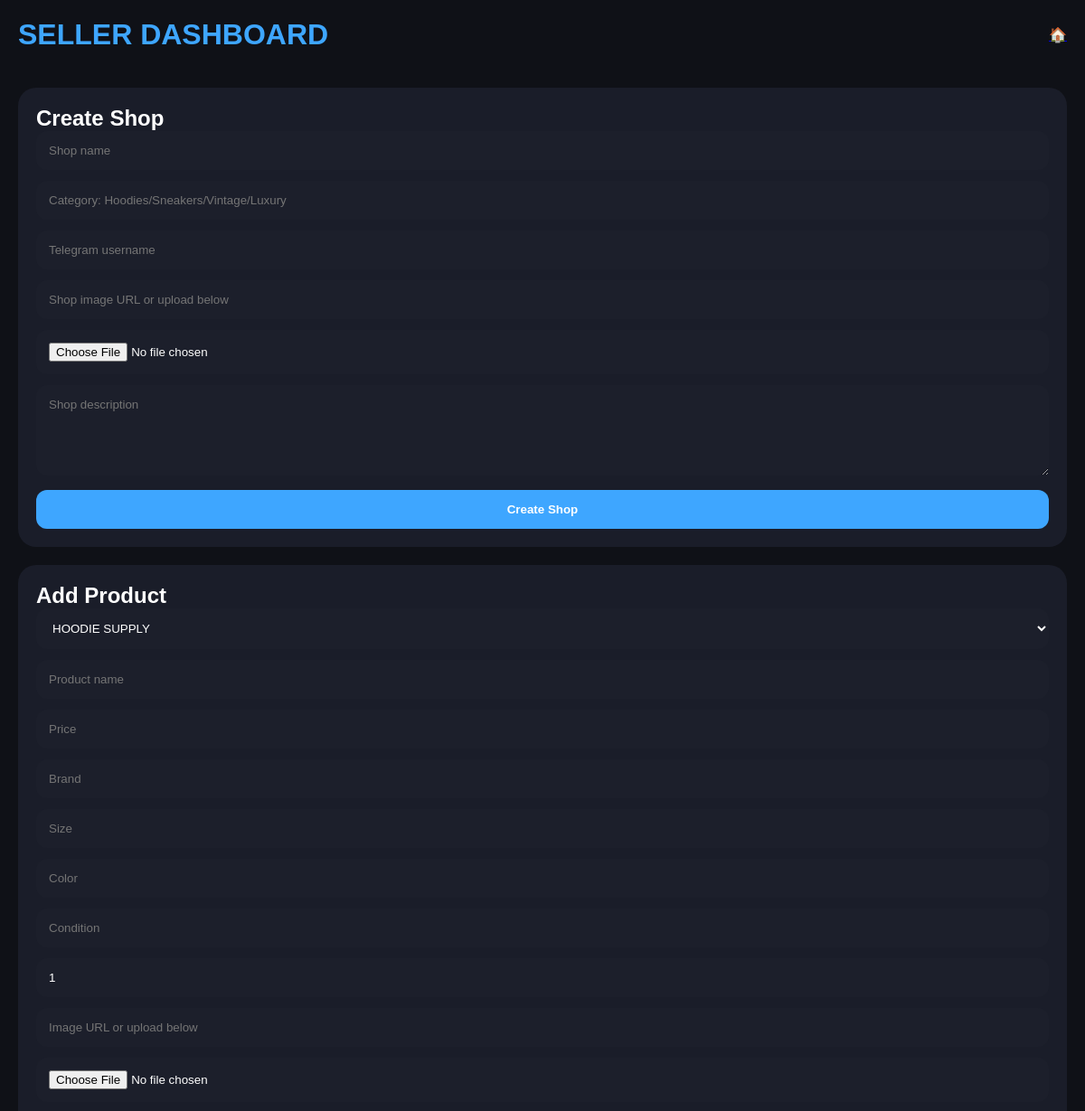
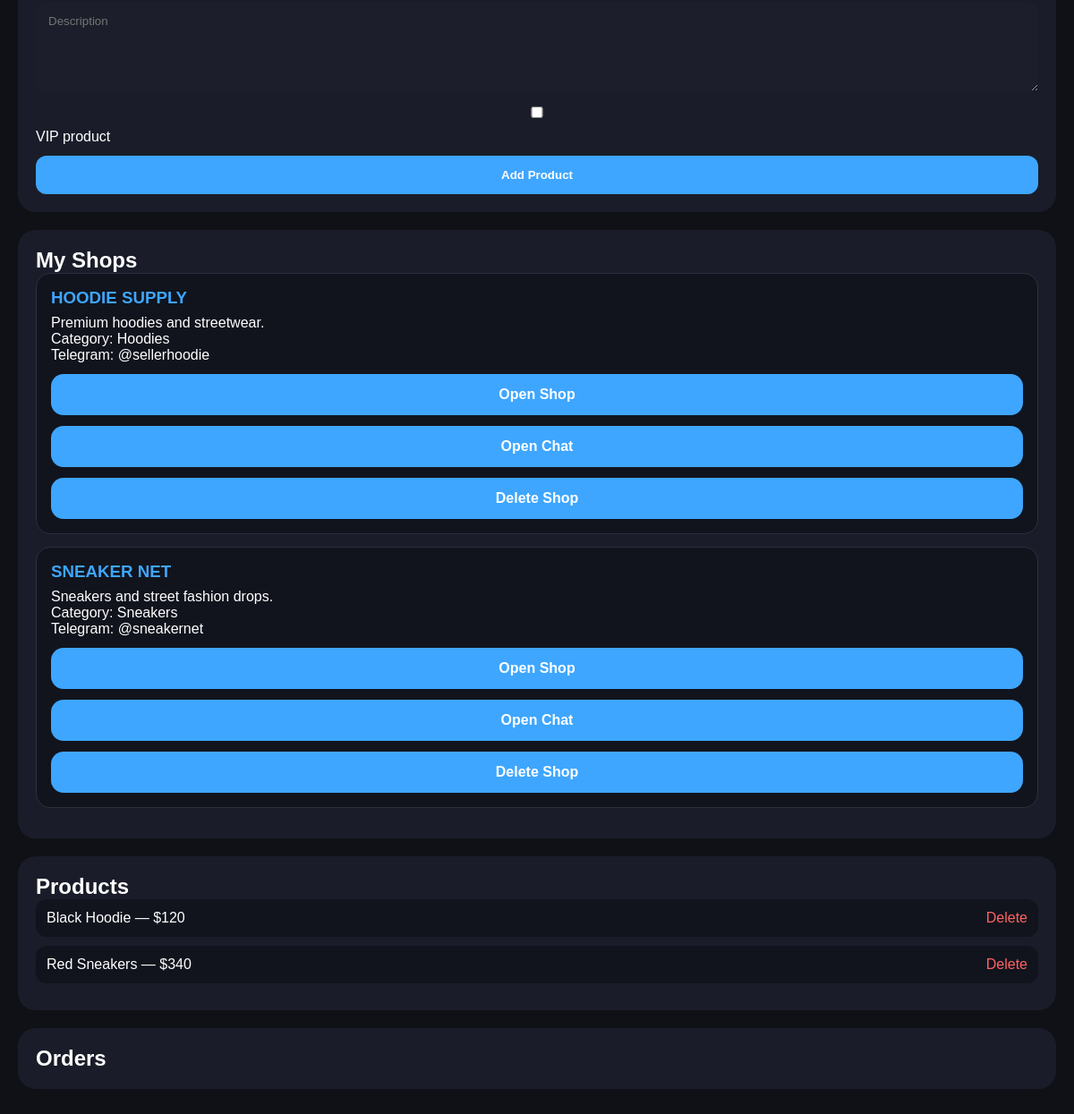
Screenshot of /seller with the database file from the repository (2 pictures, top to bottom).
### app.py (models this page shows)
class Seller(db.Model):
    id = db.Column(db.Integer, primary_key=True)
    shop_name = db.Column(db.String(120))
    description = db.Column(db.Text)
    category = db.Column(db.String(50))
    avatar = db.Column(db.String(500))
    telegram = db.Column(db.String(120))
    rating = db.Column(db.String(20), default="5.0")
    likes = db.Column(db.Integer, default=0)

class Product(db.Model):
    id = db.Column(db.Integer, primary_key=True)
    seller_id = db.Column(db.Integer)
    name = db.Column(db.String(120))
    price = db.Column(db.Integer)
    category = db.Column(db.String(50))
    image = db.Column(db.String(500))
    description = db.Column(db.Text)
    size = db.Column(db.String(50))
    brand = db.Column(db.String(100))
    color = db.Column(db.String(50))
    condition = db.Column(db.String(100))
    stock = db.Column(db.Integer, default=1)
    vip = db.Column(db.Boolean, default=False)

### app.py (the view)
@app.route("/seller")
def seller_dashboard():
    sellers = Seller.query.all()
    products = Product.query.all()
    orders = Order.query.order_by(Order.id.desc()).all()
    return render_template("seller.html", sellers=sellers, products=products, orders=orders)

### templates/seller.html (shortened to what this page needs)
<!DOCTYPE html>
<html>
<head>
<link rel="stylesheet" href="/static/css/style.css">
</head>
<body>
<div class="topbar">
<h1>SELLER DASHBOARD</h1>
<a href="/">🏠</a>
</div>
<div class="admin-box">
<h2>Create Shop</h2>
<form action="/add-seller" method="POST" enctype="multipart/form-data">
<input name="shop_name" placeholder="Shop name" required>
<input name="category" placeholder="Category: Hoodies/Sneakers/Vintage/Luxury" required>
<input name="telegram" placeholder="Telegram username">
<input name="avatar" placeholder="Shop image URL or upload below">
<input type="file" name="avatar_file">
<textarea name="description" placeholder="Shop description"></textarea>
<button type="submit">Create Shop</button>
</form>
</div>
<div class="admin-box">
<h2>Add Product</h2>
<form action="/add-seller-product" method="POST" enctype="multipart/form-data">
<select name="seller_id" required>
{% for seller in sellers %}
<option value="{{ seller.id }}">{{ seller.shop_name }}</option>
{% endfor %}
</select>
<input name="name" placeholder="Product name" required>
<input name="price" placeholder="Price" required>
<input name="brand" placeholder="Brand">
<input name="size" placeholder="Size">
<input name="color" placeholder="Color">
<input name="condition" placeholder="Condition">
<input name="stock" placeholder="Stock" value="1">
<input name="image" placeholder="Image URL or upload below">
<input type="file" name="image_file">
<textarea name="description" placeholder="Description"></textarea>
<label class="vip-check">
<input type="checkbox" name="vip"> VIP product
</label>
<button type="submit">Add Product</button>
</form>
</div>
<div class="admin-box">
<h2>My Shops</h2>
{% for seller in sellers %}
<div class="order-card">
<h3>{{ seller.shop_name }}</h3>
<p>{{ seller.description }}</p>
<p>Category: {{ seller.category }}</p>
<p>Telegram: @{{ seller.telegram }}</p>
<a class="pay-btn" href="/shop/{{ seller.id }}">Open Shop</a>
<a class="pay-btn" href="/chat/{{ seller.shop_name }}">Open Chat</a>
<a class="pay-btn" href="/delete-seller/{{ seller.id }}">Delete Shop</a>
</div>
{% endfor %}
</div>
<div class="admin-box">
<h2>Products</h2>
{% for product in products %}
<div class="admin-item">
<span>{{ product.name }} — ${{ product.price }}</span>
<a href="/delete-product/{{ product.id }}">Delete</a>
</div>
{% endfor %}
</div>
<div class="admin-box">
<h2>Orders</h2>
</div>
</body>
</html>

### static/css/style.css (style rules this page uses)
* { margin:0; padding:0; box-sizing:border-box; font-family:Arial; }
body { background:#0f1117; color:white; padding-bottom:100px; }
.topbar { display:flex; justify-content:space-between; align-items:center; padding:20px; }
.topbar h1 { color:#3ea6ff; }
.admin-box, .profile-box { margin:20px; padding:20px; background:#1a1d29; border-radius:20px; }
.admin-box input, .profile-box input, .chat-input input { width:100%; padding:14px; margin-bottom:12px; border:none; border-radius:12px; background:#1c1f2b; color:white; }
.admin-box button, .profile-box button, .chat-input button { width:100%; padding:14px; border:none; border-radius:12px; background:#3ea6ff; color:white; font-weight:bold; cursor:pointer; }
.admin-item { display:flex; justify-content:space-between; padding:12px; background:#11141d; border-radius:12px; margin-bottom:10px; }
.admin-item a { color:#ff6464; text-decoration:none; }
.pay-btn { display:block; text-align:center; margin-top:12px; padding:14px; border-radius:14px; background:#3ea6ff; color:white; text-decoration:none; font-weight:bold; }
.admin-box textarea { width:100%; min-height:100px; padding:14px; margin-bottom:12px; border:none; border-radius:12px; background:#1c1f2b; color:white; }
.vip-check { display:block; margin-bottom:12px; }
.order-card { background:#11141d; padding:16px; border-radius:16px; margin-bottom:14px; border:1px solid #2b303d; }
.order-card h3 { color:#3ea6ff; margin-bottom:8px; }
.admin-box select { width:100%; padding:14px; margin-bottom:12px; border:none; border-radius:12px; background:#1c1f2b; color:white; }

### rows the page displays
Seller: shop_name "HOODIE SUPPLY", description "Premium hoodies and streetwear.", category "Hoodies", telegram "sellerhoodie"
Seller: shop_name "SNEAKER NET", description "Sneakers and street fashion drops.", category "Sneakers", telegram "sneakernet"
Product: name "Black Hoodie", price "120"
Product: name "Red Sneakers", price "340"

### other values shown
form field seller_id "HOODIE SUPPLY"
